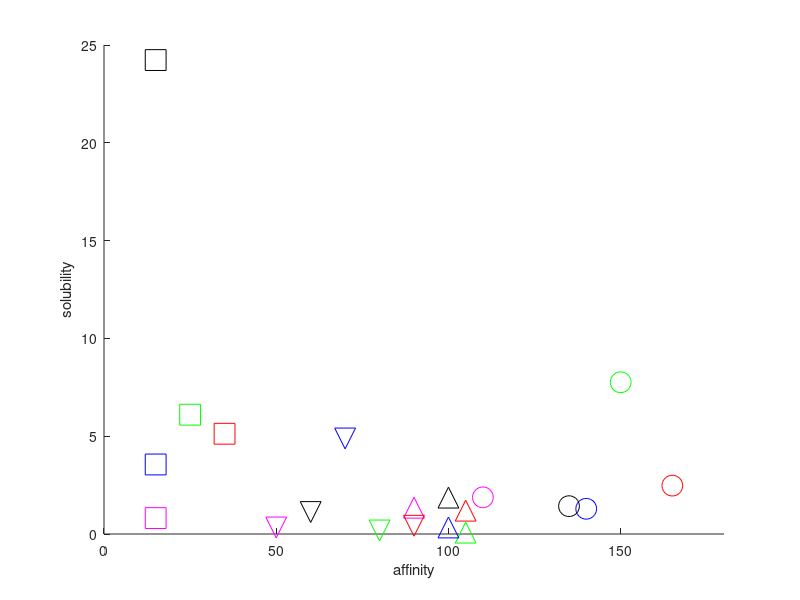

Recreate this plot in MATLAB. (Note: this script raises an error after producing the figure.)

function plot_solubility_affinity()
load('M72_odorProperties.mat')

lig_colors = {'r', 'g', 'b', 'k', 'm', 'r', 'g', 'b', 'k', 'm', 'r', 'g', 'b', 'k', 'm', 'r', 'g', 'b', 'k', 'm'};
lig_shapes = {'s', 'v', '^', 'o'};

figure(1); clf; hold on
for ilig = 1:numel(M72_odorProperties)
    
%     EC50 = M72_odorProperties(ilig).EC50;
%     if isfinite(EC50)
%         plot(EC50,M72_odorProperties(ilig).Solubility_water,...
%             lig_shapes{5-ceil((4*ilig)/20)},...
%             'Color', lig_colors{ilig},...
%             'MarkerSize',15)
%     end
    
    pA = M72_odorProperties(ilig).pA_10uM;
    if isfinite(pA)
        plot(pA,M72_odorProperties(ilig).Solubility_water,...
            lig_shapes{5-ceil((4*ilig)/20)},...
            'Color', lig_colors{ilig},...
            'MarkerSize',15)
    end
    xlim([0 180])
    ylim([0 25])
    xlabel('affinity')
    ylabel('solubility')
    
    sprintf('odor is %s, marker %s %s', M72_odorProperties(ilig).odorName, lig_colors{ilig}, lig_shapes{5-ceil((4*ilig)/20)})
%     pause()
end

end
